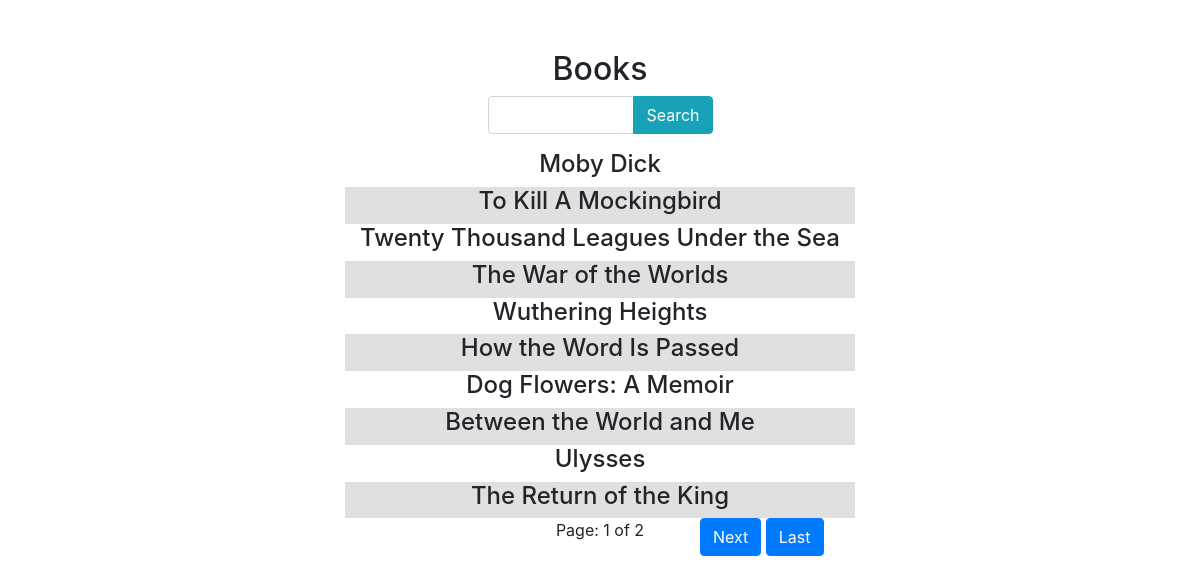
The page /books/ on the database its author committed.
### bookAPI/models.py (models this page shows, shortened)
class Book(models.Model):
    name = models.CharField(max_length=200)
    category = models.CharField(max_length=200, default=None)
    description = models.CharField(max_length=500, default=None)
    rating = models.FloatField()
    image = models.ImageField(upload_to='images', default='images/none/noimg.jpg')

### bookAPI/views.py (the view)
# urls.py: path("books/", views.book_list, name='book_list'),
def book_list(request):
    book_object = Book.objects.all()
    book_name = request.GET.get('book_name')
    if book_name != "" and  book_name is not None:
        book_object = book_object.filter(name__icontains=book_name)
    paginator = Paginator(book_object, 10)
    page = request.GET.get('page')
    book_object = paginator.get_page(page)
    return render(request, "bookAPI/book_list.html", {'book_object':book_object})

### bookAPI/templates/bookAPI/book_list.html (shortened to what this page needs)
<link rel="stylesheet" href="https://cdn.jsdelivr.net/npm/bootstrap@4.3.1/dist/css/bootstrap.min.css">
<div>
    <div style="margin-top: 50px; margin-left: 30%; margin-right: 30%;">
        <h2 style="text-align: center;">Books</h2>
        <div class="row d-flex justify-content-center">
            <div class="col-lg-6">
                <form action="" method="GET">
                    <div class="input-group mb-3">
                        <input class='form-control' type="search" name="book_name">
                        <div class="input-group-append">
                            <button class="btn btn-info" type="submit">Search</button>
                        </div>
                    </div>
                </form>
            </div>
        </div>
        {% for book_item in book_object %}
        <div class="row book">
            <div class="col-lg-12">
                <div class="h4" style="text-align: center;">
                    {{book_item.name}}
                </div>
            </div>
        </div>
        {% endfor %}
        <div class="row">
            <div class="col-lg-4">
                </div>
                <div class="col-lg-4" style="text-align: center;">
                Page: {{ book_object.number }} of {{ book_object.paginator.num_pages }}
                </div>
                <div class="col-lg-4">
                {% if book_object.has_next %}
                    <a class="btn btn-primary" href="?page={{ book_object.next_page_number }}">Next</a>
                    <a class="btn btn-primary" href="?page={{ book_object.paginator.num_pages }}">Last</a>
                {% endif %}
            </div>
            </div>
        </div>
    </div>

### bookAPI/templates/bookAPI/book_list.html (style rules this page uses)
.book:nth-of-type(odd) { background: #e0e0e0; }

### rows shown on the page
Book: name "Moby Dick"
Book: name "To Kill A Mockingbird"
Book: name "Twenty Thousand Leagues Under the Sea"
Book: name "The War of the Worlds"
Book: name "Wuthering Heights"
Book: name "How the Word Is Passed"
Book: name "Dog Flowers: A Memoir"
Book: name "Between the World and Me"
Book: name "Ulysses"
Book: name "The Return of the King"

### other values the page prints
{{ book_object.number }} "1"
{{ book_object.paginator.num_pages }} "2"
